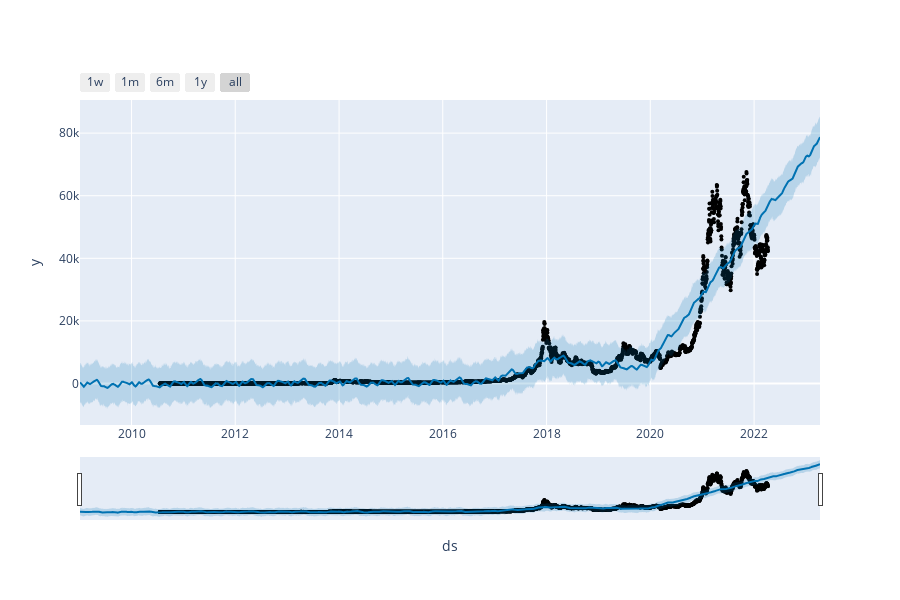

Notebook code cell kept with this figure:
### Markdown cell above
Same plots as before on an interactive figure

### Code cell
plot_plotly(m, forecast)

### Figure 1 — Plotly figure (JSON) as saved in the notebook; plotly's stock layout.template omitted (floating-point values rounded to 4 significant figures; data arrays with more than 128 entries replaced by an {"elided": "..."} marker saying what was removed)
{"data": [{"marker": {"color": "black", "size": 4}, "mode": "markers", "name": "Actual", "type": "scatter", "x": {"elided": "4284 str values"}, "y": {"elided": "4284 float values"}}, {"hoverinfo": "skip", "line": {"width": 0}, "mode": "lines", "type": "scatter", "x": {"elided": "5211 str values"}, "y": {"elided": "5211 float values"}}, {"fill": "tonexty", "fillcolor": "rgba(0, 114, 178, 0.2)", "line": {"color": "#0072B2", "width": 2}, "mode": "lines", "name": "Predicted", "type": "scatter", "x": {"elided": "5211 str values"}, "y": {"elided": "5211 float values"}}, {"fill": "tonexty", "fillcolor": "rgba(0, 114, 178, 0.2)", "hoverinfo": "skip", "line": {"width": 0}, "mode": "lines", "type": "scatter", "x": {"elided": "5211 str values"}, "y": {"elided": "5211 float values"}}], "layout": {"height": 600, "showlegend": false, "width": 900, "xaxis": {"rangeselector": {"buttons": [{"count": 7, "label": "1w", "step": "day", "stepmode": "backward"}, {"count": 1, "label": "1m", "step": "month", "stepmode": "backward"}, {"count": 6, "label": "6m", "step": "month", "stepmode": "backward"}, {"count": 1, "label": "1y", "step": "year", "stepmode": "backward"}, {"step": "all"}]}, "rangeslider": {"visible": true}, "title": {"text": "ds"}, "type": "date"}, "yaxis": {"title": {"text": "y"}}}}
